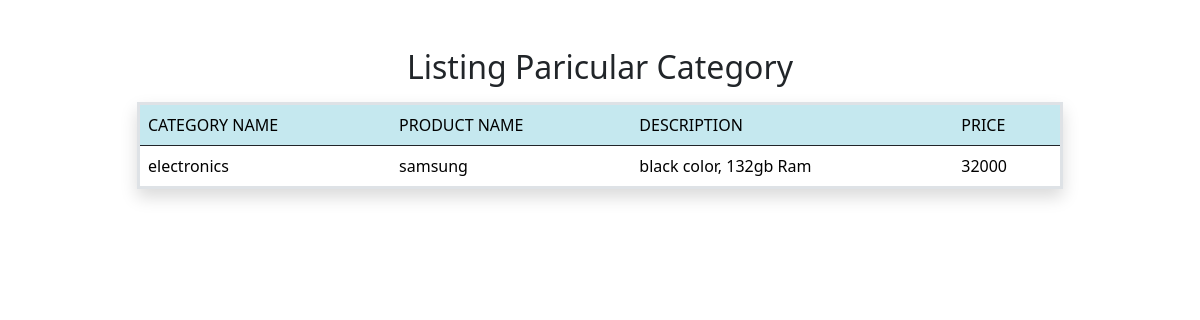
Page /category/2 on the committed database.
### productapp/models.py (models this page shows, shortened)
class Product(models.Model):
    product_name=models.CharField(max_length=100)
    category_name=models.ForeignKey(Category,on_delete=models.CASCADE)
    description=models.CharField(max_length=200)
    price=models.PositiveIntegerField()

class Category(models.Model):
    category_name=models.CharField(max_length=100)
    def __str__(self):
        return self.category_name

### productapp/views.py (the view)
# urls.py: path('category/<int:pk>',CategoryDetailView.as_view(),name="category-detail"),
class CategoryDetailView(DetailView):
    template_name="category_detail.html"
    context_object_name="category"
    model=Category

### productapp/templates/category_detail.html (shortened to what this page needs)
<!DOCTYPE html>
<html lang="en">
<head>
    <link href="https://cdn.jsdelivr.net/npm/bootstrap@5.3.2/dist/css/bootstrap.min.css" rel="stylesheet">
</head>
<body>
<div class="container">
    <div class="row mt-5 ">
        <h2 class="text-center mb-3">Listing Paricular Category </h2>
        <div class="col-1"></div>
        <div class="col-10 ">
            <table class="table table-striped table-hover  border border-3 border shadow">
                <tr class="table table-info border border-dark">
                    <td>CATEGORY NAME</td>
                    <td>PRODUCT NAME</td>
                    <td>DESCRIPTION</td>
                    <td>PRICE</td>
                    </tr>
                    {%for c in category.product_set.all%}
                    <tr>
                      <td>{{c.category_name}}</td>
                      <td>{{c.product_name}}</td>
                      <td>{{c.description}}</td>
                      <td>{{c.price}}</td>
                    </tr>
                    {%endfor%}
                    </table>
                    </div>
                    </div>
                    </div>
                    </body>
                    </html>

### rows in the picture
Product: category_name "electronics", product_name "samsung", description "black color, 132gb Ram", price "32000"
